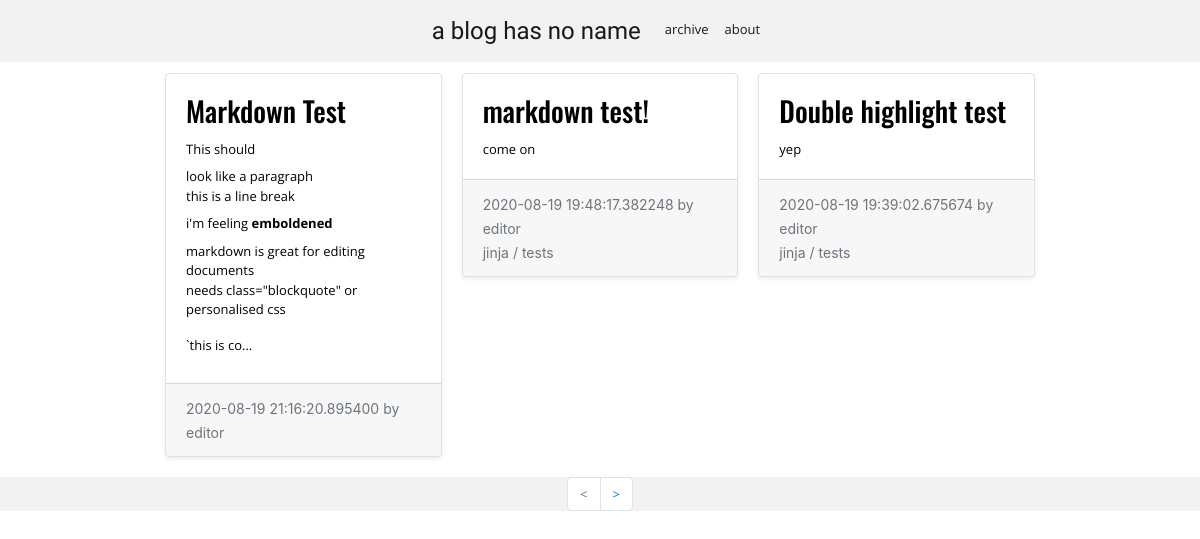
The page /index on the database as committed earlier.
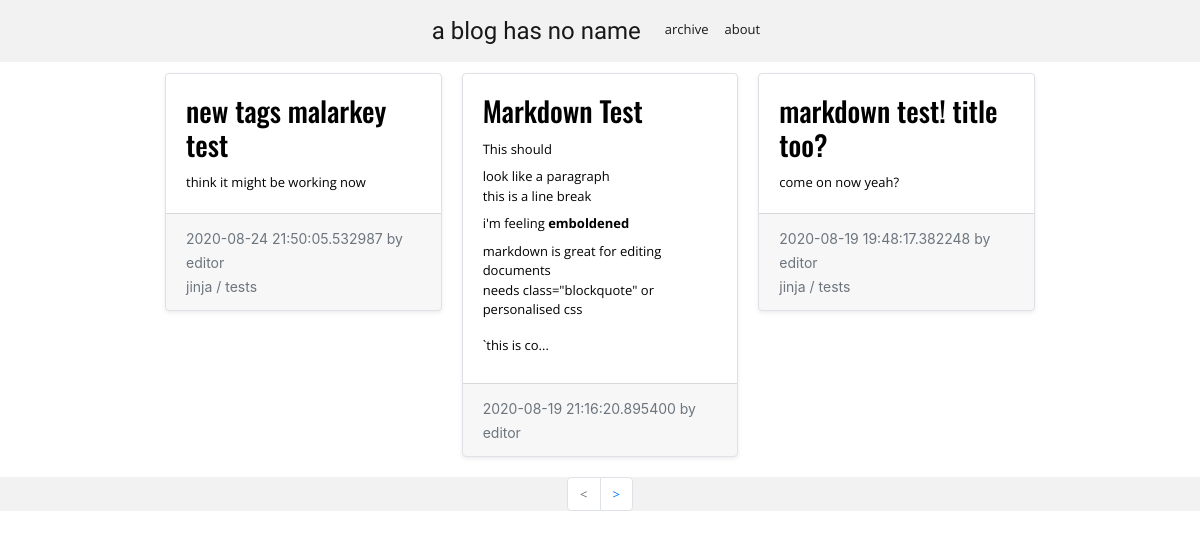
The same page on the database as committed later.
### app/models.py (models this page shows, shortened)
class Post(db.Model):
    id = db.Column(db.Integer, primary_key=True)
    title = db.Column(db.String(250))
    body = db.Column(db.Text)
    timestamp = db.Column(db.DateTime, index=True, default=datetime.utcnow)
    author = db.Column(db.String(64))
    tags = db.relationship('Tag', secondary=tags, lazy='subquery',
        backref=db.backref('posts', lazy=True))
    published = db.Column(db.Boolean)
    slug = db.Column(db.String(300), unique=True, index=True)

class Tag(db.Model):
    id = db.Column(db.Integer, primary_key=True)
    tag = db.Column(db.String(64), index=True, unique=True)

### app/routes.py (the view)
@app.route('/')
@app.route('/index')
def index():
    page = request.args.get('page', 1, type=int)
    posts = Post.query.filter_by(published=1).order_by(Post.timestamp.desc()).paginate(
        page, app.config['POSTS_PER_PAGE'], False)
    for item in posts.items:
        if item.body and len(item.body) > app.config['BLURB_LENGTH']:
            item.body = item.body[:app.config['BLURB_LENGTH']] + '...'
            item.body = Markup(markdown.markdown(item.body))
    next_url = url_for('index', page=posts.next_num) \
        if posts.has_next else None
    prev_url = url_for('index', page=posts.prev_num) \
        if posts.has_prev else None
    return render_template('index.html', title='Home', posts=posts.items, next_url=next_url, prev_url=prev_url)

### app/templates/index.html
{% extends "base.html" %}
{% block app_content %}
<div class="row">
    <div class="col-sm-12 order-sm-first py-2">
        <div class="card-columns">
        {% for post in posts %}
            {% include '_post.html' %}
        {% endfor %}
        </div>
    </div>
</div>
{% endblock %}

### app/templates/base.html (shortened to what this page needs)
{% extends "bootstrap.html" %}
{% block navbar %}
    <nav class="navbar fixed-top navbar-expand navbar-light">
        <div class="mx-auto d-flex d-block flex-nowrap">
            <a class="navbar-brand pagetitle" href="{{ url_for('index') }}">a blog has no name</a>
            <div id="navbarNavDropdown">
                <ul class="navbar-nav opensans pt-1">
                    <li class="nav-item active">
                        <a class="nav-link" href="">archive</a>
                    </li>
                    <li class="nav-item active">
                        <a class="nav-link" href="">about</a>
                    </li>
                </ul>
            </div>
        </div>
    </nav>
{% endblock %}
{% block content %}
    <div class="container-fluid maxWidth">
        {% block app_content %}{% endblock %}
    </div>
    {% if posts %}
    <nav aria-label="Post navigation">
        <ul class="pagination justify-content-center">
            <li class="page-item{% if not prev_url %} disabled{% endif %}">
                <a class="page-link" href="{{ prev_url or '#' }}">
                    <
                </a>
            </li>
            <li class="page-item">
                <a class="page-link" href="{{ next_url or '#' }}">
                    >
                </a>
            </li>
        </ul>
    </nav>
    {% endif %}
{% endblock %}

### app/templates/bootstrap.html (shortened to what this page needs)
<!doctype html>
<html lang="en">
    <head>
        {{ bootstrap.load_css() }}
        <link href="{{ url_for('static', filename='styles.css') }}" rel="stylesheet">
    </head>
    <body>
        <div class="container-fluid maxWidth px-0">
        {% block navbar %}{% endblock %}
        </div>
        {% block content %}{% endblock %}
    </body>
</html>

### app/templates/_post.html (shortened to what this page needs)
<div class="card border shadow-sm">
    <div class="card-body">
            <h3 class="card-title">
            {% if posts %}
            <a class="linkhide" href="{{ url_for('post', slug=post.slug) }}">{{ post.title }}
            </a>
            {% else %}
            {{ post.title }}
            {% endif %}
            </h3>
            <p class="card-text">
            {% if posts %}
            <a class="linkhide" href="{{ url_for('post', slug=post.slug) }}">
            {{ post.body }}
            </a>
            {% else %}
            {{ post.body }}
            {% endif %}
            </p>
    </div>
    <div class="card-footer">
        <small class="text-muted">{{ post.timestamp }} by {{ post.author }}</small>
        <br>
        <small class="text-muted">
        {% for tag in post.tags %}
            {% if post.tags|length > 1 and (tag != post.tags|last) %}
                {{ tag.tag + " /" }}
            {% else %}
                {{ tag.tag }}
            {% endif %}
        {% endfor %}
        </small>
    </div>
</div>

### app/static/styles.css (style rules this page uses)
body { padding-top:65px; }
.pagetitle { font-family: Nova Cut; font-size: 18pt; }
p { margin-bottom: 8px; }
.opensans, li, p { font-family: Open Sans; font-size: small; }
a { word-wrap: break-word; }
.oswald, h3, h1, h5 { font-family: Oswald; }
.maxWidth { max-width: 900px; }
nav { background-color: #f2f2f2; }
.linkhide:link { color: #000000; text-decoration: none; }
.card-columns { column-count: 1; }
@media (min-width: 576px) { .card-columns { column-count: 2; } }
@media (min-width: 768px) { .card-columns { column-count: 3; } }

Rows that differ between the two databases and show on the page:
no longer on this page (row unchanged): Post: title "Double highlight test", body "yep", timestamp "2020-08-19 19:39:02.675674", author "editor", Tag (tag "jinja /"), Tag (tag "tests")
added Post: title "new tags malarkey test", body "think it might be working now", timestamp "2020-08-24 21:50:05.532987", author "editor", Tag (tag "jinja /"), Tag (tag "tests")
changed Post: title "markdown test!" → "markdown test! title too?"; body "come on" → "come on now yeah?"
